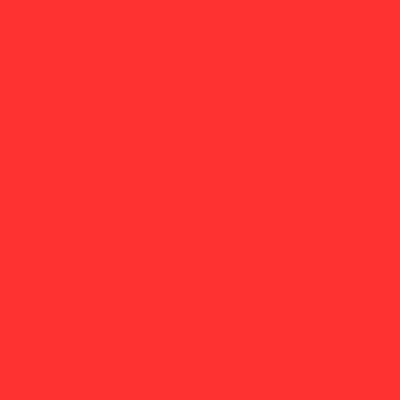
Frame 1 (no input)
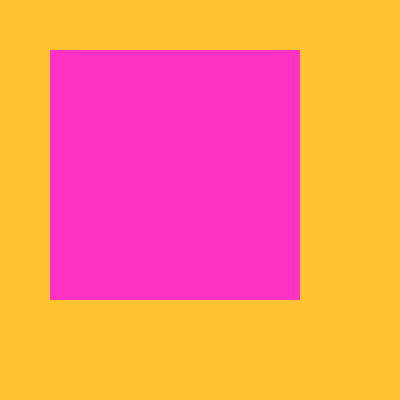
Frame 60 (the mouse pressed at the canvas centre just before this capture)
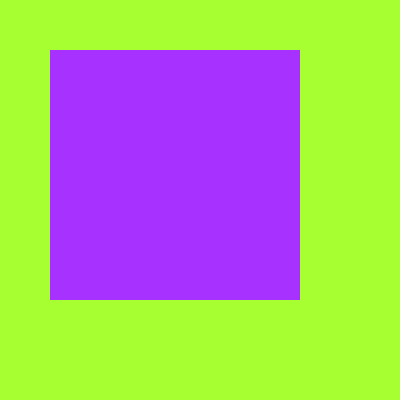
Frame 120 (the mouse held since frame 60 and released just before this capture)

The Processing sketch that drew these frames (run headless with seeded random() and noise(); from frame 60 on, the mouse is pressed at the canvas centre):

// Processing sketch: colorscale
// ── colorscale.pde
int backFill = 0;
int backAdd;
int rectFill = 500;
int rectAdd;
int rect2Fill = 250;
int rect2Add = 1;

void setup() {
  size(400, 400);
  colorMode(HSB, 500, 500, 500);
}

void draw() {
  // make background change colors by changing the hue value
  backFill = backFill + backAdd;
  if (backFill == 0) {
    backAdd = 1;
  }
  if (backFill == 500) {
    backAdd = -1;
  }
  background(backFill, 400, 500);
  
  // make bigger square in middle change colors by changing the hue value
  rectFill = rectFill + rectAdd;
  if (rectFill == 500) {
    rectAdd = -1;
  }
  if (rectFill == 0) {
    rectAdd = 1;
  }
  noStroke();
  fill(rectFill, 400, 500);
  rect(50, 50, 250, 250);
  
  // make smol square in middle change colors by changing the hue value
  rect2Fill = rect2Fill + rect2Add;
  if (rect2Fill == 500) {
    rect2Add = -1;
  }
  if (rect2Fill == 0) {
    rect2Add = 1;
  }
  noStroke();
  fill(rectFill, 400, 500);
  rect(125, 125, 150, 150);
}
